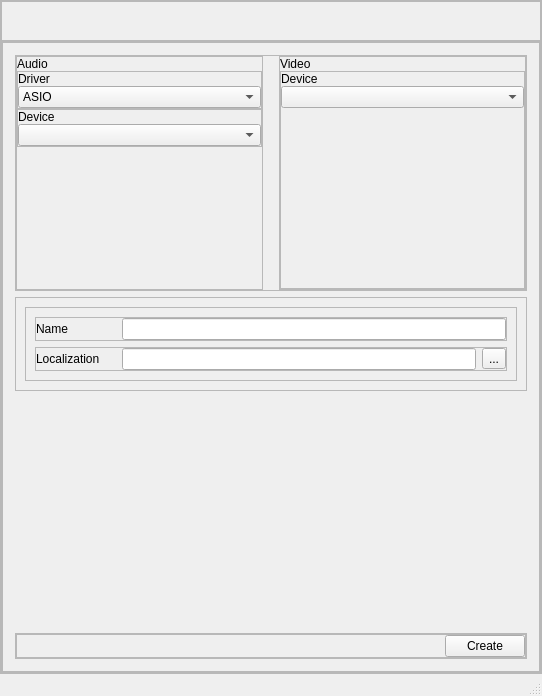
<?xml version="1.0" encoding="UTF-8"?>
<ui version="4.0">
 <class>MainWindow</class>
 <widget class="QMainWindow" name="MainWindow">
  <property name="geometry">
   <rect>
    <x>0</x>
    <y>0</y>
    <width>542</width>
    <height>696</height>
   </rect>
  </property>
  <property name="windowTitle">
   <string>MainWindow</string>
  </property>
  <widget class="QWidget" name="centralwidget">
   <property name="enabled">
    <bool>true</bool>
   </property>
   <property name="styleSheet">
    <string notr="true"/>
   </property>
   <layout class="QHBoxLayout" name="horizontalLayout">
    <property name="spacing">
     <number>0</number>
    </property>
    <property name="leftMargin">
     <number>0</number>
    </property>
    <property name="topMargin">
     <number>0</number>
    </property>
    <property name="rightMargin">
     <number>0</number>
    </property>
    <property name="bottomMargin">
     <number>0</number>
    </property>
    <item>
     <widget class="QFrame" name="frame">
      <property name="styleSheet">
       <string notr="true"/>
      </property>
      <property name="frameShape">
       <enum>QFrame::StyledPanel</enum>
      </property>
      <property name="frameShadow">
       <enum>QFrame::Raised</enum>
      </property>
      <layout class="QVBoxLayout" name="verticalLayout">
       <property name="spacing">
        <number>0</number>
       </property>
       <property name="leftMargin">
        <number>0</number>
       </property>
       <property name="topMargin">
        <number>0</number>
       </property>
       <property name="rightMargin">
        <number>0</number>
       </property>
       <property name="bottomMargin">
        <number>0</number>
       </property>
       <item>
        <widget class="QFrame" name="top_frame">
         <property name="sizePolicy">
          <sizepolicy hsizetype="Expanding" vsizetype="Fixed">
           <horstretch>0</horstretch>
           <verstretch>0</verstretch>
          </sizepolicy>
         </property>
         <property name="minimumSize">
          <size>
           <width>40</width>
           <height>40</height>
          </size>
         </property>
         <property name="maximumSize">
          <size>
           <width>16777215</width>
           <height>40</height>
          </size>
         </property>
         <property name="styleSheet">
          <string notr="true"/>
         </property>
         <property name="frameShape">
          <enum>QFrame::StyledPanel</enum>
         </property>
         <property name="frameShadow">
          <enum>QFrame::Raised</enum>
         </property>
         <layout class="QHBoxLayout" name="horizontalLayout_2">
          <property name="spacing">
           <number>0</number>
          </property>
          <property name="leftMargin">
           <number>0</number>
          </property>
          <property name="topMargin">
           <number>0</number>
          </property>
          <property name="rightMargin">
           <number>0</number>
          </property>
          <property name="bottomMargin">
           <number>0</number>
          </property>
          <item>
           <spacer name="horizontalSpacer">
            <property name="orientation">
             <enum>Qt::Horizontal</enum>
            </property>
            <property name="sizeHint" stdset="0">
             <size>
              <width>415</width>
              <height>20</height>
             </size>
            </property>
           </spacer>
          </item>
          <item>
           <widget class="QPushButton" name="minimize_button">
            <property name="enabled">
             <bool>true</bool>
            </property>
            <property name="sizePolicy">
             <sizepolicy hsizetype="Minimum" vsizetype="Expanding">
              <horstretch>0</horstretch>
              <verstretch>0</verstretch>
             </sizepolicy>
            </property>
            <property name="minimumSize">
             <size>
              <width>40</width>
              <height>0</height>
             </size>
            </property>
            <property name="maximumSize">
             <size>
              <width>40</width>
              <height>40</height>
             </size>
            </property>
            <property name="styleSheet">
             <string notr="true">QPushButton {	
	color: rgb(0,0,0);
	border: none;
	background-color: transparent;
}
QPushButton:hover {
	background-color: rgb(52, 59, 72);
}
QPushButton:pressed {	
	background-color: rgb(85, 170, 255);
}</string>
            </property>
            <property name="text">
             <string/>
            </property>
            <property name="icon">
             <iconset>
              <normaloff>../assets/Icons/cil-window-minimize.png</normaloff>../assets/Icons/cil-window-minimize.png</iconset>
            </property>
           </widget>
          </item>
          <item>
           <widget class="QPushButton" name="maximize_button">
            <property name="enabled">
             <bool>true</bool>
            </property>
            <property name="sizePolicy">
             <sizepolicy hsizetype="Minimum" vsizetype="Expanding">
              <horstretch>0</horstretch>
              <verstretch>0</verstretch>
             </sizepolicy>
            </property>
            <property name="minimumSize">
             <size>
              <width>40</width>
              <height>0</height>
             </size>
            </property>
            <property name="maximumSize">
             <size>
              <width>40</width>
              <height>40</height>
             </size>
            </property>
            <property name="styleSheet">
             <string notr="true">QPushButton {	
	color: rgb(0,0,0);
	border: none;
	background-color: transparent;
}
QPushButton:hover {
	background-color: rgb(52, 59, 72);
}
QPushButton:pressed {	
	background-color: rgb(85, 170, 255);
}</string>
            </property>
            <property name="text">
             <string/>
            </property>
           </widget>
          </item>
          <item>
           <widget class="QPushButton" name="x_button">
            <property name="enabled">
             <bool>true</bool>
            </property>
            <property name="sizePolicy">
             <sizepolicy hsizetype="Minimum" vsizetype="Expanding">
              <horstretch>0</horstretch>
              <verstretch>0</verstretch>
             </sizepolicy>
            </property>
            <property name="minimumSize">
             <size>
              <width>40</width>
              <height>0</height>
             </size>
            </property>
            <property name="maximumSize">
             <size>
              <width>40</width>
              <height>40</height>
             </size>
            </property>
            <property name="styleSheet">
             <string notr="true">QPushButton {	
	color: rgb(0,0,0);
	border: none;
	background-color: transparent;
}
QPushButton:hover {
	background-color: rgb(52, 59, 72);
}
QPushButton:pressed {	
	background-color: rgb(85, 170, 255);
}</string>
            </property>
            <property name="text">
             <string/>
            </property>
            <property name="icon">
             <iconset>
              <normaloff>../assets/Icons/cil-x.png</normaloff>../assets/Icons/cil-x.png</iconset>
            </property>
           </widget>
          </item>
         </layout>
        </widget>
       </item>
       <item>
        <widget class="QFrame" name="bottom_frame">
         <property name="styleSheet">
          <string/>
         </property>
         <property name="frameShape">
          <enum>QFrame::StyledPanel</enum>
         </property>
         <property name="frameShadow">
          <enum>QFrame::Raised</enum>
         </property>
         <layout class="QHBoxLayout" name="horizontalLayout_7">
          <property name="spacing">
           <number>0</number>
          </property>
          <property name="leftMargin">
           <number>0</number>
          </property>
          <property name="topMargin">
           <number>0</number>
          </property>
          <property name="rightMargin">
           <number>0</number>
          </property>
          <property name="bottomMargin">
           <number>0</number>
          </property>
          <item>
           <widget class="QFrame" name="frame_5">
            <property name="styleSheet">
             <string/>
            </property>
            <property name="frameShape">
             <enum>QFrame::StyledPanel</enum>
            </property>
            <property name="frameShadow">
             <enum>QFrame::Raised</enum>
            </property>
            <layout class="QVBoxLayout" name="verticalLayout_3">
             <property name="leftMargin">
              <number>12</number>
             </property>
             <property name="topMargin">
              <number>12</number>
             </property>
             <property name="rightMargin">
              <number>12</number>
             </property>
             <property name="bottomMargin">
              <number>12</number>
             </property>
             <item>
              <widget class="QFrame" name="drivers_frame">
               <property name="frameShape">
                <enum>QFrame::StyledPanel</enum>
               </property>
               <property name="frameShadow">
                <enum>QFrame::Raised</enum>
               </property>
               <layout class="QHBoxLayout" name="horizontalLayout_8">
                <property name="spacing">
                 <number>16</number>
                </property>
                <property name="leftMargin">
                 <number>0</number>
                </property>
                <property name="topMargin">
                 <number>0</number>
                </property>
                <property name="rightMargin">
                 <number>0</number>
                </property>
                <property name="bottomMargin">
                 <number>0</number>
                </property>
                <item>
                 <widget class="QFrame" name="audio_frame">
                  <property name="frameShape">
                   <enum>QFrame::StyledPanel</enum>
                  </property>
                  <property name="frameShadow">
                   <enum>QFrame::Raised</enum>
                  </property>
                  <layout class="QHBoxLayout" name="horizontalLayout_9">
                   <property name="spacing">
                    <number>0</number>
                   </property>
                   <property name="leftMargin">
                    <number>0</number>
                   </property>
                   <property name="topMargin">
                    <number>0</number>
                   </property>
                   <property name="rightMargin">
                    <number>0</number>
                   </property>
                   <property name="bottomMargin">
                    <number>0</number>
                   </property>
                   <item>
                    <widget class="QFrame" name="frame">
                     <layout class="QVBoxLayout" name="verticalLayout_4">
                      <property name="spacing">
                       <number>0</number>
                      </property>
                      <property name="leftMargin">
                       <number>0</number>
                      </property>
                      <property name="topMargin">
                       <number>0</number>
                      </property>
                      <property name="rightMargin">
                       <number>0</number>
                      </property>
                      <property name="bottomMargin">
                       <number>0</number>
                      </property>
                      <item>
                       <widget class="QLabel" name="label_3">
                        <property name="text">
                         <string>Audio</string>
                        </property>
                       </widget>
                      </item>
                      <item>
                       <widget class="QFrame" name="frame_2">
                        <property name="frameShape">
                         <enum>QFrame::StyledPanel</enum>
                        </property>
                        <property name="frameShadow">
                         <enum>QFrame::Raised</enum>
                        </property>
                        <layout class="QVBoxLayout" name="verticalLayout_5">
                         <property name="spacing">
                          <number>0</number>
                         </property>
                         <property name="leftMargin">
                          <number>0</number>
                         </property>
                         <property name="topMargin">
                          <number>0</number>
                         </property>
                         <property name="rightMargin">
                          <number>0</number>
                         </property>
                         <property name="bottomMargin">
                          <number>0</number>
                         </property>
                         <item>
                          <widget class="QLabel" name="label">
                           <property name="text">
                            <string>Driver</string>
                           </property>
                          </widget>
                         </item>
                         <item>
                          <widget class="QComboBox" name="cb_audio_driver">
                           <property name="enabled">
                            <bool>true</bool>
                           </property>
                           <property name="acceptDrops">
                            <bool>false</bool>
                           </property>
                           <property name="editable">
                            <bool>false</bool>
                           </property>
                           <property name="currentText">
                            <string>ASIO</string>
                           </property>
                           <item>
                            <property name="text">
                             <string>ASIO</string>
                            </property>
                           </item>
                           <item>
                            <property name="text">
                             <string>Blabla</string>
                            </property>
                           </item>
                           <item>
                            <property name="text">
                             <string>Yamaha</string>
                            </property>
                           </item>
                          </widget>
                         </item>
                        </layout>
                       </widget>
                      </item>
                      <item>
                       <widget class="QFrame" name="frame_3">
                        <property name="frameShape">
                         <enum>QFrame::StyledPanel</enum>
                        </property>
                        <property name="frameShadow">
                         <enum>QFrame::Raised</enum>
                        </property>
                        <layout class="QVBoxLayout" name="verticalLayout_6">
                         <property name="spacing">
                          <number>0</number>
                         </property>
                         <property name="leftMargin">
                          <number>0</number>
                         </property>
                         <property name="topMargin">
                          <number>0</number>
                         </property>
                         <property name="rightMargin">
                          <number>0</number>
                         </property>
                         <property name="bottomMargin">
                          <number>0</number>
                         </property>
                         <item>
                          <widget class="QLabel" name="label_2">
                           <property name="text">
                            <string>Device</string>
                           </property>
                          </widget>
                         </item>
                         <item>
                          <widget class="QComboBox" name="cb_audio_device">
                           <property name="enabled">
                            <bool>true</bool>
                           </property>
                          </widget>
                         </item>
                        </layout>
                       </widget>
                      </item>
                      <item>
                       <spacer name="verticalSpacer_3">
                        <property name="orientation">
                         <enum>Qt::Vertical</enum>
                        </property>
                        <property name="sizeHint" stdset="0">
                         <size>
                          <width>20</width>
                          <height>40</height>
                         </size>
                        </property>
                       </spacer>
                      </item>
                     </layout>
                    </widget>
                   </item>
                  </layout>
                 </widget>
                </item>
                <item>
                 <widget class="QFrame" name="video_frame">
                  <property name="frameShape">
                   <enum>QFrame::StyledPanel</enum>
                  </property>
                  <property name="frameShadow">
                   <enum>QFrame::Raised</enum>
                  </property>
                  <layout class="QHBoxLayout" name="horizontalLayout_10">
                   <property name="spacing">
                    <number>0</number>
                   </property>
                   <property name="leftMargin">
                    <number>0</number>
                   </property>
                   <property name="topMargin">
                    <number>0</number>
                   </property>
                   <property name="rightMargin">
                    <number>0</number>
                   </property>
                   <property name="bottomMargin">
                    <number>0</number>
                   </property>
                   <item>
                    <widget class="QFrame" name="frame_2">
                     <layout class="QVBoxLayout" name="verticalLayout_7">
                      <property name="spacing">
                       <number>0</number>
                      </property>
                      <property name="leftMargin">
                       <number>0</number>
                      </property>
                      <property name="topMargin">
                       <number>0</number>
                      </property>
                      <property name="rightMargin">
                       <number>0</number>
                      </property>
                      <property name="bottomMargin">
                       <number>0</number>
                      </property>
                      <item>
                       <widget class="QLabel" name="label_4">
                        <property name="sizePolicy">
                         <sizepolicy hsizetype="Preferred" vsizetype="Maximum">
                          <horstretch>0</horstretch>
                          <verstretch>0</verstretch>
                         </sizepolicy>
                        </property>
                        <property name="text">
                         <string>Video</string>
                        </property>
                       </widget>
                      </item>
                      <item>
                       <widget class="QFrame" name="frame_4">
                        <property name="frameShape">
                         <enum>QFrame::StyledPanel</enum>
                        </property>
                        <property name="frameShadow">
                         <enum>QFrame::Raised</enum>
                        </property>
                        <layout class="QVBoxLayout" name="verticalLayout_8">
                         <property name="spacing">
                          <number>0</number>
                         </property>
                         <property name="leftMargin">
                          <number>0</number>
                         </property>
                         <property name="topMargin">
                          <number>0</number>
                         </property>
                         <property name="rightMargin">
                          <number>0</number>
                         </property>
                         <property name="bottomMargin">
                          <number>0</number>
                         </property>
                         <item>
                          <widget class="QLabel" name="label_5">
                           <property name="sizePolicy">
                            <sizepolicy hsizetype="Preferred" vsizetype="Maximum">
                             <horstretch>0</horstretch>
                             <verstretch>0</verstretch>
                            </sizepolicy>
                           </property>
                           <property name="text">
                            <string>Device</string>
                           </property>
                          </widget>
                         </item>
                         <item>
                          <widget class="QComboBox" name="cb_video_devices"/>
                         </item>
                         <item>
                          <spacer name="verticalSpacer">
                           <property name="orientation">
                            <enum>Qt::Vertical</enum>
                           </property>
                           <property name="sizeHint" stdset="0">
                            <size>
                             <width>20</width>
                             <height>40</height>
                            </size>
                           </property>
                          </spacer>
                         </item>
                        </layout>
                       </widget>
                      </item>
                     </layout>
                    </widget>
                   </item>
                  </layout>
                 </widget>
                </item>
               </layout>
              </widget>
             </item>
             <item>
              <widget class="QFrame" name="project_frame">
               <property name="frameShape">
                <enum>QFrame::StyledPanel</enum>
               </property>
               <property name="frameShadow">
                <enum>QFrame::Raised</enum>
               </property>
               <layout class="QHBoxLayout" name="horizontalLayout_11">
                <item>
                 <widget class="QFrame" name="frame_6">
                  <property name="frameShape">
                   <enum>QFrame::StyledPanel</enum>
                  </property>
                  <property name="frameShadow">
                   <enum>QFrame::Raised</enum>
                  </property>
                  <layout class="QVBoxLayout" name="verticalLayout_9">
                   <item>
                    <widget class="QFrame" name="frame_7">
                     <property name="frameShape">
                      <enum>QFrame::StyledPanel</enum>
                     </property>
                     <property name="frameShadow">
                      <enum>QFrame::Raised</enum>
                     </property>
                     <layout class="QHBoxLayout" name="horizontalLayout_13">
                      <property name="spacing">
                       <number>6</number>
                      </property>
                      <property name="leftMargin">
                       <number>0</number>
                      </property>
                      <property name="topMargin">
                       <number>0</number>
                      </property>
                      <property name="rightMargin">
                       <number>0</number>
                      </property>
                      <property name="bottomMargin">
                       <number>0</number>
                      </property>
                      <item>
                       <widget class="QLabel" name="label_6">
                        <property name="sizePolicy">
                         <sizepolicy hsizetype="Minimum" vsizetype="Preferred">
                          <horstretch>0</horstretch>
                          <verstretch>0</verstretch>
                         </sizepolicy>
                        </property>
                        <property name="minimumSize">
                         <size>
                          <width>80</width>
                          <height>0</height>
                         </size>
                        </property>
                        <property name="text">
                         <string>Name</string>
                        </property>
                       </widget>
                      </item>
                      <item>
                       <widget class="QLineEdit" name="line_project_name"/>
                      </item>
                     </layout>
                    </widget>
                   </item>
                   <item>
                    <widget class="QFrame" name="frame_9">
                     <property name="frameShape">
                      <enum>QFrame::StyledPanel</enum>
                     </property>
                     <property name="frameShadow">
                      <enum>QFrame::Raised</enum>
                     </property>
                     <layout class="QHBoxLayout" name="horizontalLayout_12">
                      <property name="spacing">
                       <number>6</number>
                      </property>
                      <property name="leftMargin">
                       <number>0</number>
                      </property>
                      <property name="topMargin">
                       <number>0</number>
                      </property>
                      <property name="rightMargin">
                       <number>0</number>
                      </property>
                      <property name="bottomMargin">
                       <number>0</number>
                      </property>
                      <item>
                       <widget class="QLabel" name="label_7">
                        <property name="sizePolicy">
                         <sizepolicy hsizetype="Minimum" vsizetype="Preferred">
                          <horstretch>0</horstretch>
                          <verstretch>0</verstretch>
                         </sizepolicy>
                        </property>
                        <property name="minimumSize">
                         <size>
                          <width>80</width>
                          <height>0</height>
                         </size>
                        </property>
                        <property name="text">
                         <string>Localization</string>
                        </property>
                       </widget>
                      </item>
                      <item>
                       <widget class="QLineEdit" name="line_project_location"/>
                      </item>
                      <item>
                       <widget class="QToolButton" name="open_location">
                        <property name="text">
                         <string>...</string>
                        </property>
                       </widget>
                      </item>
                     </layout>
                    </widget>
                   </item>
                  </layout>
                 </widget>
                </item>
               </layout>
              </widget>
             </item>
             <item>
              <spacer name="verticalSpacer_2">
               <property name="orientation">
                <enum>Qt::Vertical</enum>
               </property>
               <property name="sizeHint" stdset="0">
                <size>
                 <width>20</width>
                 <height>218</height>
                </size>
               </property>
              </spacer>
             </item>
             <item>
              <widget class="QFrame" name="buttons_frame">
               <property name="frameShape">
                <enum>QFrame::StyledPanel</enum>
               </property>
               <property name="frameShadow">
                <enum>QFrame::Raised</enum>
               </property>
               <layout class="QHBoxLayout" name="horizontalLayout_14">
                <property name="spacing">
                 <number>0</number>
                </property>
                <property name="leftMargin">
                 <number>0</number>
                </property>
                <property name="topMargin">
                 <number>0</number>
                </property>
                <property name="rightMargin">
                 <number>0</number>
                </property>
                <property name="bottomMargin">
                 <number>0</number>
                </property>
                <item>
                 <widget class="QFrame" name="frame_8">
                  <property name="frameShape">
                   <enum>QFrame::StyledPanel</enum>
                  </property>
                  <property name="frameShadow">
                   <enum>QFrame::Raised</enum>
                  </property>
                  <layout class="QHBoxLayout" name="horizontalLayout_15">
                   <property name="spacing">
                    <number>0</number>
                   </property>
                   <property name="leftMargin">
                    <number>0</number>
                   </property>
                   <property name="topMargin">
                    <number>0</number>
                   </property>
                   <property name="rightMargin">
                    <number>0</number>
                   </property>
                   <property name="bottomMargin">
                    <number>0</number>
                   </property>
                   <item>
                    <spacer name="horizontalSpacer_2">
                     <property name="orientation">
                      <enum>Qt::Horizontal</enum>
                     </property>
                     <property name="sizeHint" stdset="0">
                      <size>
                       <width>430</width>
                       <height>20</height>
                      </size>
                     </property>
                    </spacer>
                   </item>
                   <item>
                    <widget class="QPushButton" name="but_create">
                     <property name="enabled">
                      <bool>true</bool>
                     </property>
                     <property name="text">
                      <string>Create</string>
                     </property>
                    </widget>
                   </item>
                  </layout>
                 </widget>
                </item>
               </layout>
              </widget>
             </item>
            </layout>
           </widget>
          </item>
         </layout>
        </widget>
       </item>
      </layout>
     </widget>
    </item>
   </layout>
  </widget>
  <widget class="QMenuBar" name="menubar">
   <property name="geometry">
    <rect>
     <x>0</x>
     <y>0</y>
     <width>542</width>
     <height>22</height>
    </rect>
   </property>
  </widget>
  <widget class="QStatusBar" name="statusbar"/>
 </widget>
 <resources/>
 <connections/>
</ui>
